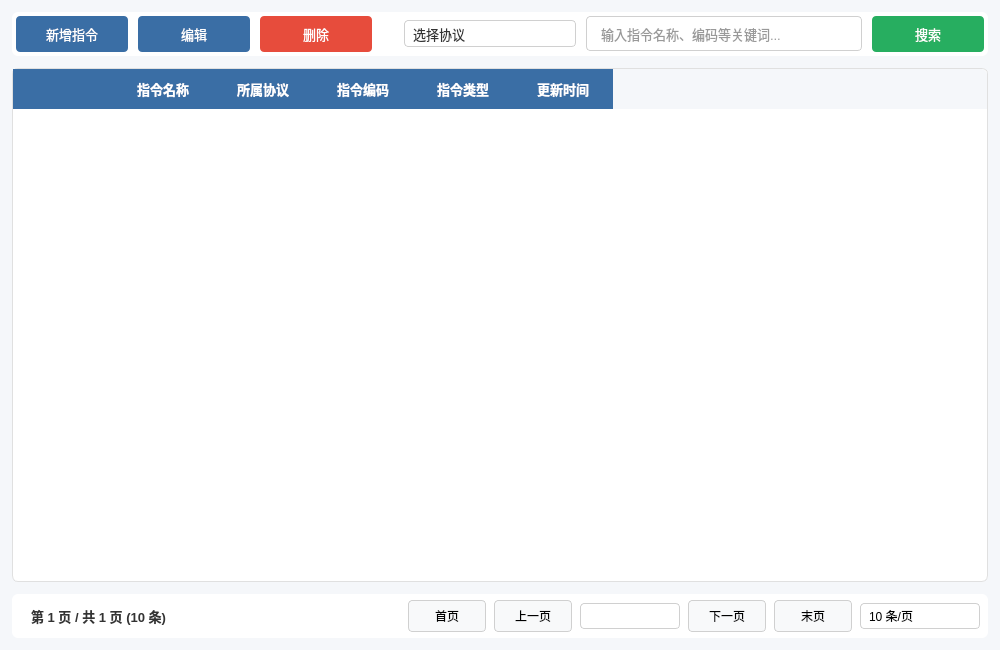
<?xml version="1.0" encoding="UTF-8"?>
<ui version="4.0">
 <class>InstructionManageWindow</class>
 <widget class="QWidget" name="InstructionManageWindow">
  <property name="geometry">
   <rect>
    <x>0</x>
    <y>0</y>
    <width>1000</width>
    <height>650</height>
   </rect>
  </property>
  <property name="windowTitle">
   <string>无人平台控制站指令管理</string>
  </property>
  <property name="styleSheet">
   <string notr="true">
    background-color: #f5f7fa;
    font-family: "Microsoft YaHei", "Segoe UI", sans-serif;
   </string>
  </property>
  <layout class="QVBoxLayout" name="verticalLayout">
   <property name="spacing">
    <number>12</number>
   </property>
   <property name="leftMargin">
    <number>12</number>
   </property>
   <property name="topMargin">
    <number>12</number>
   </property>
   <property name="rightMargin">
    <number>12</number>
   </property>
   <property name="bottomMargin">
    <number>12</number>
   </property>
   <item>
    <widget class="QWidget" name="buttonContainer" native="true">
     <property name="styleSheet">
      <string notr="true">
       background-color: white;
       border-radius: 6px;
       padding: 8px;
       box-shadow: 0 1px 4px rgba(0,0,0,0.05);
      </string>
     </property>
     <layout class="QHBoxLayout" name="buttonLayout">
      <property name="spacing">
       <number>10</number>
      </property>
      <property name="leftMargin">
       <number>4</number>
      </property>
      <property name="topMargin">
       <number>4</number>
      </property>
      <property name="rightMargin">
       <number>4</number>
      </property>
      <property name="bottomMargin">
       <number>4</number>
      </property>
      <item>
       <widget class="QPushButton" name="btnAdd">
        <property name="styleSheet">
         <string notr="true">
          QPushButton {
              background-color: #3a6ea5;
              color: white;
              border: none;
              padding: 8px 16px;
              border-radius: 4px;
              font-size: 13px;
              min-width: 80px;
              transition: background-color 0.2s;
          }
          QPushButton:hover {
              background-color: #4a90e2;
              box-shadow: 0 2px 4px rgba(0,0,0,0.1);
          }
          QPushButton:pressed {
              background-color: #2a5685;
          }
          QPushButton:disabled {
              background-color: #cccccc;
          }
         </string>
        </property>
        <property name="text">
         <string>新增指令</string>
        </property>
        <property name="icon">
         <iconset>
          <normaloff>:/icons/add.png</normaloff>:/icons/add.png</iconset>
        </property>
       </widget>
      </item>
      <item>
       <widget class="QPushButton" name="btnEdit">
        <property name="styleSheet">
         <string notr="true">
          QPushButton {
              background-color: #3a6ea5;
              color: white;
              border: none;
              padding: 8px 16px;
              border-radius: 4px;
              font-size: 13px;
              min-width: 80px;
          }
          QPushButton:hover {
              background-color: #4a90e2;
          }
          QPushButton:pressed {
              background-color: #2a5685;
          }
         </string>
        </property>
        <property name="text">
         <string>编辑</string>
        </property>
        <property name="icon">
         <iconset>
          <normaloff>:/icons/edit.png</normaloff>:/icons/edit.png</iconset>
        </property>
       </widget>
      </item>
      <item>
       <widget class="QPushButton" name="btnDelete">
        <property name="styleSheet">
         <string notr="true">
          QPushButton {
              background-color: #e74c3c;
              color: white;
              border: none;
              padding: 8px 16px;
              border-radius: 4px;
              font-size: 13px;
              min-width: 80px;
          }
          QPushButton:hover {
              background-color: #c0392b;
          }
          QPushButton:pressed {
              background-color: #992d22;
          }
         </string>
        </property>
        <property name="text">
         <string>删除</string>
        </property>
        <property name="icon">
         <iconset>
          <normaloff>:/icons/delete.png</normaloff>:/icons/delete.png</iconset>
        </property>
       </widget>
      </item>
      <item>
       <spacer name="horizontalSpacer">
        <property name="orientation">
         <enum>Qt::Horizontal</enum>
        </property>
        <property name="sizeHint" stdset="0">
         <size>
          <width>40</width>
          <height>20</height>
         </size>
        </property>
       </spacer>
      </item>
      <item>
       <widget class="QComboBox" name="comboProtocolFilter">
        <property name="styleSheet">
         <string notr="true">
          QComboBox {
              padding: 4px 8px;
              border: 1px solid #d0d0d0;
              border-radius: 4px;
              min-width: 150px;
              font-size: 13px;
              padding: 4px 8px;
              color: #333333;
              background-color: white;
          }
          QComboBox::drop-down {
              width: 20px;
              border: none;
          }
          QComboBox QAbstractItemView {
              background-color: white;
              color: #333333;
              selection-background-color: #3a6ea5;
              selection-color: white;
          }
         </string>
        </property>
        <property name="placeholderText">
         <string>选择协议</string>
        </property>
       </widget>
      </item>
      <item>
       <widget class="QLineEdit" name="lineSearch">
        <property name="minimumSize">
         <size>
          <width>250</width>
          <height>0</height>
         </size>
        </property>
        <property name="styleSheet">
         <string notr="true">
          QLineEdit {
              padding: 8px 12px;
              border: 1px solid #d0d0d0;
              border-radius: 4px;
              font-size: 13px;
              min-width: 250px;
              background-color: white;
              color: #333333;
          }
          QLineEdit:focus {
              border: 1px solid #4a90e2;
              box-shadow: 0 0 0 2px rgba(74,144,226,0.2);
          }
          QLineEdit::placeholder {
              color: #999999;
              font-style: italic;
          }
         </string>
        </property>
        <property name="placeholderText">
         <string>输入指令名称、编码等关键词...</string>
        </property>
       </widget>
      </item>
      <item>
       <widget class="QPushButton" name="btnSearch">
        <property name="styleSheet">
         <string notr="true">
          QPushButton {
              background-color: #27ae60;
              color: white;
              border: none;
              padding: 8px 16px;
              border-radius: 4px;
              font-size: 13px;
              min-width: 80px;
          }
          QPushButton:hover {
              background-color: #2ecc71;
          }
          QPushButton:pressed {
              background-color: #219955;
          }
         </string>
        </property>
        <property name="text">
         <string>搜索</string>
        </property>
        <property name="icon">
         <iconset>
          <normaloff>:/icons/search.png</normaloff>:/icons/search.png</iconset>
        </property>
       </widget>
      </item>
     </layout>
    </widget>
   </item>
   <item>
    <widget class="QTableWidget" name="tableInstructions">
     <property name="styleSheet">
      <string notr="true">
       QTableWidget {
           font-size: 13px;
           background-color: white;
           alternate-background-color: #f8f9fa;
           border: 1px solid #e0e0e0;
           border-radius: 6px;
           gridline-color: #e0e0e0;
           outline: 0;
       }
       QTableWidget::item {
           padding: 8px;
           border-bottom: 1px solid #f0f0f0;
           color: #333333;
       }
       QTableWidget::item:hover {
           background-color: #f0f7ff;
       }
       QHeaderView::section {
           background-color: #3a6ea5;
           color: white;
           padding: 8px;
           border: none;
           font-weight: 500;
           font-size: 13px;
       }
       QHeaderView {
           border-top-left-radius: 6px;
           border-top-right-radius: 6px;
       }
      </string>
     </property>
     <property name="sizeAdjustPolicy">
      <enum>QAbstractScrollArea::AdjustToContents</enum>
     </property>
     <property name="alternatingRowColors">
      <bool>true</bool>
     </property>
     <property name="selectionMode">
      <enum>QAbstractItemView::NoSelection</enum>
     </property>
     <property name="selectionBehavior">
      <enum>QAbstractItemView::SelectRows</enum>
     </property>
     <property name="showGrid">
      <bool>false</bool>
     </property>
     <property name="sortingEnabled">
      <bool>true</bool>
     </property>
     <property name="rowCount">
      <number>0</number>
     </property>
     <property name="columnCount">
      <number>6</number>
     </property>
     <column>
      <property name="text">
       <string/>
      </property>
      <property name="resizeMode">
       <enum>QHeaderView::Fixed</enum>
      </property>
      <property name="minimumWidth">
       <number>40</number>
      </property>
      <property name="maximumWidth">
       <number>40</number>
      </property>
     </column>
     <column>
      <property name="text">
       <string>指令名称</string>
      </property>
      <property name="resizeMode">
       <enum>QHeaderView::Stretch</enum>
      </property>
     </column>
     <column>
      <property name="text">
       <string>所属协议</string>
      </property>
      <property name="resizeMode">
       <enum>QHeaderView::Interactive</enum>
      </property>
      <property name="minimumWidth">
       <number>150</number>
      </property>
     </column>
     <column>
      <property name="text">
       <string>指令编码</string>
      </property>
      <property name="resizeMode">
       <enum>QHeaderView::ResizeToContents</enum>
      </property>
     </column>
     <column>
      <property name="text">
       <string>指令类型</string>
      </property>
      <property name="resizeMode">
       <enum>QHeaderView::ResizeToContents</enum>
      </property>
     </column>
     <column>
      <property name="text">
       <string>更新时间</string>
      </property>
      <property name="resizeMode">
       <enum>QHeaderView::ResizeToContents</enum>
      </property>
     </column>
    </widget>
   </item>
   <item>
    <widget class="QWidget" name="paginationWidget" native="true">
     <property name="styleSheet">
      <string notr="true">
       background-color: white;
       border-radius: 6px;
       padding: 8px;
       box-shadow: 0 1px 4px rgba(0,0,0,0.05);
      </string>
     </property>
     <layout class="QHBoxLayout" name="horizontalLayout">
      <property name="spacing">
       <number>8</number>
      </property>
      <property name="leftMargin">
       <number>8</number>
      </property>
      <property name="topMargin">
       <number>4</number>
      </property>
      <property name="rightMargin">
       <number>8</number>
      </property>
      <property name="bottomMargin">
       <number>4</number>
      </property>
      <item>
       <widget class="QLabel" name="labelPageInfo">
        <property name="styleSheet">
         <string notr="true">
         color: #333333;
         font-size: 13px;
         font-weight: 500;
         background-color: transparent;
         </string>
        </property>
        <property name="text">
         <string>第 1 页 / 共 1 页 (10 条)</string>
        </property>
       </widget>
      </item>
      <item>
       <spacer name="horizontalSpacer_2">
        <property name="orientation">
         <enum>Qt::Horizontal</enum>
        </property>
        <property name="sizeHint" stdset="0">
         <size>
          <width>40</width>
          <height>20</height>
         </size>
        </property>
       </spacer>
      </item>
      <item>
       <widget class="QPushButton" name="btnFirst">
        <property name="styleSheet">
         <string notr="true">
          QPushButton {
              min-width: 60px;
              padding: 6px 8px;
              background-color: #f8f9fa;
              border: 1px solid #d0d0d0;
              border-radius: 4px;
              font-size: 12px;
          }
          QPushButton:hover {
              background-color: #e9ecef;
          }
          QPushButton:pressed {
              background-color: #dee2e6;
          }
         </string>
        </property>
        <property name="text">
         <string>首页</string>
        </property>
        <property name="icon">
         <iconset>
          <normaloff>:/icons/first.png</normaloff>:/icons/first.png</iconset>
        </property>
       </widget>
      </item>
      <item>
       <widget class="QPushButton" name="btnPrev">
        <property name="styleSheet">
         <string notr="true">
          QPushButton {
              min-width: 60px;
              padding: 6px 8px;
              background-color: #f8f9fa;
              border: 1px solid #d0d0d0;
              border-radius: 4px;
              font-size: 12px;
          }
          QPushButton:hover {
              background-color: #e9ecef;
          }
          QPushButton:pressed {
              background-color: #dee2e6;
          }
         </string>
        </property>
        <property name="text">
         <string>上一页</string>
        </property>
        <property name="icon">
         <iconset>
          <normaloff>:/icons/prev.png</normaloff>:/icons/prev.png</iconset>
        </property>
       </widget>
      </item>
      <item>
       <widget class="QComboBox" name="comboPage">
        <property name="styleSheet">
         <string notr="true">
          QComboBox {
              padding: 4px 8px;
              border: 1px solid #d0d0d0;
              border-radius: 4px;
              min-width: 60px;
              font-size: 12px;
              padding: 4px 8px;
              color: #333333;
              background-color: white;
          }
          QComboBox::drop-down {
              width: 20px;
              border: none;
          }
          QComboBox QAbstractItemView {
              background-color: white;
              color: #333333;
              selection-background-color: #3a6ea5;
              selection-color: white;
          }
         </string>
        </property>
        <property name="currentText">
         <string/>
        </property>
       </widget>
      </item>
      <item>
       <widget class="QPushButton" name="btnNext">
        <property name="styleSheet">
         <string notr="true">
          QPushButton {
              min-width: 60px;
              padding: 6px 8px;
              background-color: #f8f9fa;
              border: 1px solid #d0d0d0;
              border-radius: 4px;
              font-size: 12px;
          }
          QPushButton:hover {
              background-color: #e9ecef;
          }
          QPushButton:pressed {
              background-color: #dee2e6;
          }
         </string>
        </property>
        <property name="text">
         <string>下一页</string>
        </property>
        <property name="icon">
         <iconset>
          <normaloff>:/icons/next.png</normaloff>:/icons/next.png</iconset>
        </property>
       </widget>
      </item>
      <item>
       <widget class="QPushButton" name="btnLast">
        <property name="styleSheet">
         <string notr="true">
          QPushButton {
              min-width: 60px;
              padding: 6px 8px;
              background-color: #f8f9fa;
              border: 1px solid #d0d0d0;
              border-radius: 4px;
              font-size: 12px;
          }
          QPushButton:hover {
              background-color: #e9ecef;
          }
          QPushButton:pressed {
              background-color: #dee2e6;
          }
         </string>
        </property>
        <property name="text">
         <string>末页</string>
        </property>
        <property name="icon">
         <iconset>
          <normaloff>:/icons/last.png</normaloff>:/icons/last.png</iconset>
        </property>
       </widget>
      </item>
      <item>
       <widget class="QComboBox" name="comboPageSize">
        <property name="styleSheet">
         <string notr="true">
          QComboBox {
              padding: 4px 8px;
              border: 1px solid #d0d0d0;
              border-radius: 4px;
              min-width: 80px;
              font-size: 12px;
              color: black;
          }
          QComboBox::drop-down {
              width: 20px;
              border: none;
          }
          QComboBox QAbstractItemView {
              color: black;
              background-color: white;
          }
         </string>
        </property>
        <item>
         <property name="text">
          <string>10 条/页</string>
         </property>
        </item>
        <item>
         <property name="text">
          <string>20 条/页</string>
         </property>
        </item>
        <item>
         <property name="text">
          <string>50 条/页</string>
         </property>
        </item>
        <item>
         <property name="text">
          <string>100 条/页</string>
         </property>
        </item>
       </widget>
      </item>
     </layout>
    </widget>
   </item>
  </layout>
 </widget>
 <resources/>
 <connections/>
</ui>
